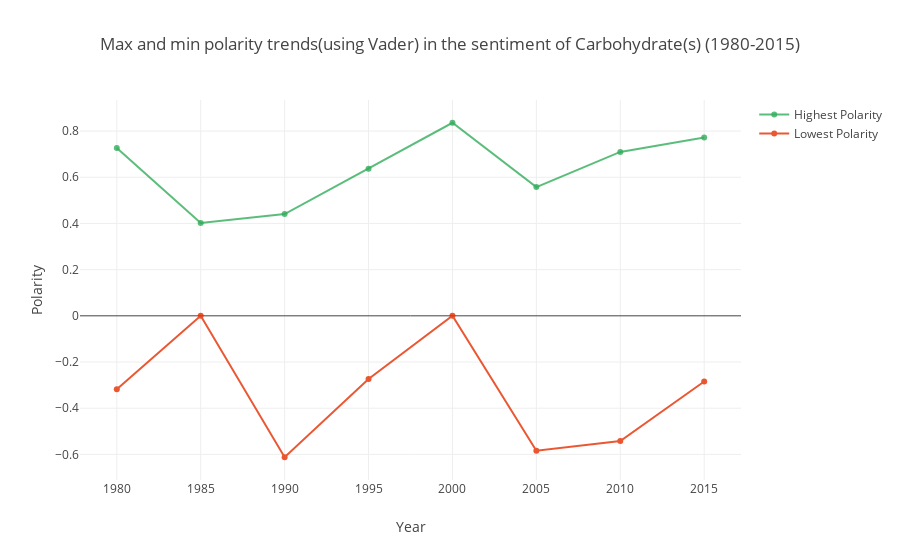

Notebook code for this chart:
### Code cell
#import plotly.plotly as py
#init_notebook_mode(connected=True)

nutrient = 'Carbohydrate'

iplot(getNutrientPolarityTrendLine(nutrientName=nutrient, package = 'Vader')) 

# Note : The difference between the max and min polarities for a year help understand the variation in the sentiment
#        of a nutrient for a particular year.

# Takeaway(s)

# The maximum range in sentiment for 'Carbohydrate' was in 2005 and the minimum was in 1985.

### Figure 1 — Plotly figure (JSON) as saved in the notebook; plotly's stock layout.template omitted (floating-point values rounded to 4 significant figures)
{"data": [{"line": {"color": "rgba(0, 153, 51, .8)"}, "name": "Highest Polarity", "opacity": 0.8, "type": "scatter", "x": [1980, 1985, 1990, 1995, 2000, 2005, 2010, 2015], "y": [0.7269, 0.4019, 0.4404, 0.6369, 0.836, 0.5574, 0.7096, 0.7717]}, {"line": {"color": "rgb(230, 46, 0)"}, "name": "Lowest Polarity", "opacity": 0.8, "type": "scatter", "x": [1980, 1985, 1990, 1995, 2000, 2005, 2010, 2015], "y": [-0.3182, 0, -0.6124, -0.2732, 0, -0.584, -0.5423, -0.2846]}], "layout": {"title": "Max and min polarity trends(using Vader) in the sentiment of Carbohydrate(s) (1980-2015)", "xaxis": {"title": "Year"}, "yaxis": {"title": "Polarity"}}}
